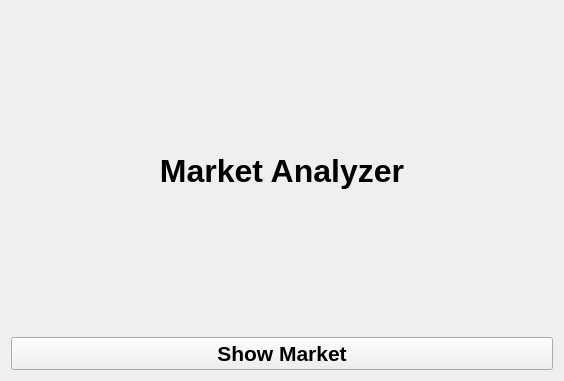
<?xml version="1.0" encoding="UTF-8"?>
<ui version="4.0">
 <class>MarketLiveAnalyzerClass</class>
 <widget class="QWidget" name="MarketLiveAnalyzerClass">
  <property name="geometry">
   <rect>
    <x>0</x>
    <y>0</y>
    <width>564</width>
    <height>381</height>
   </rect>
  </property>
  <property name="windowTitle">
   <string>MarketLiveAnalyzer</string>
  </property>
  <layout class="QVBoxLayout" name="verticalLayout_2">
   <item>
    <layout class="QVBoxLayout" name="verticalLayout">
     <item>
      <layout class="QHBoxLayout" name="horizontalLayout">
       <item>
        <widget class="QLabel" name="label">
         <property name="font">
          <font>
           <pointsize>24</pointsize>
           <weight>75</weight>
           <bold>true</bold>
          </font>
         </property>
         <property name="text">
          <string>Market Analyzer</string>
         </property>
         <property name="alignment">
          <set>Qt::AlignCenter</set>
         </property>
        </widget>
       </item>
      </layout>
     </item>
     <item>
      <widget class="QPushButton" name="show_market">
       <property name="font">
        <font>
         <pointsize>16</pointsize>
         <weight>75</weight>
         <bold>true</bold>
        </font>
       </property>
       <property name="text">
        <string>Show Market</string>
       </property>
      </widget>
     </item>
    </layout>
   </item>
  </layout>
 </widget>
 <layoutdefault spacing="6" margin="11"/>
 <resources>
  <include location="MarketLiveAnalyzer.qrc"/>
 </resources>
 <connections/>
</ui>
